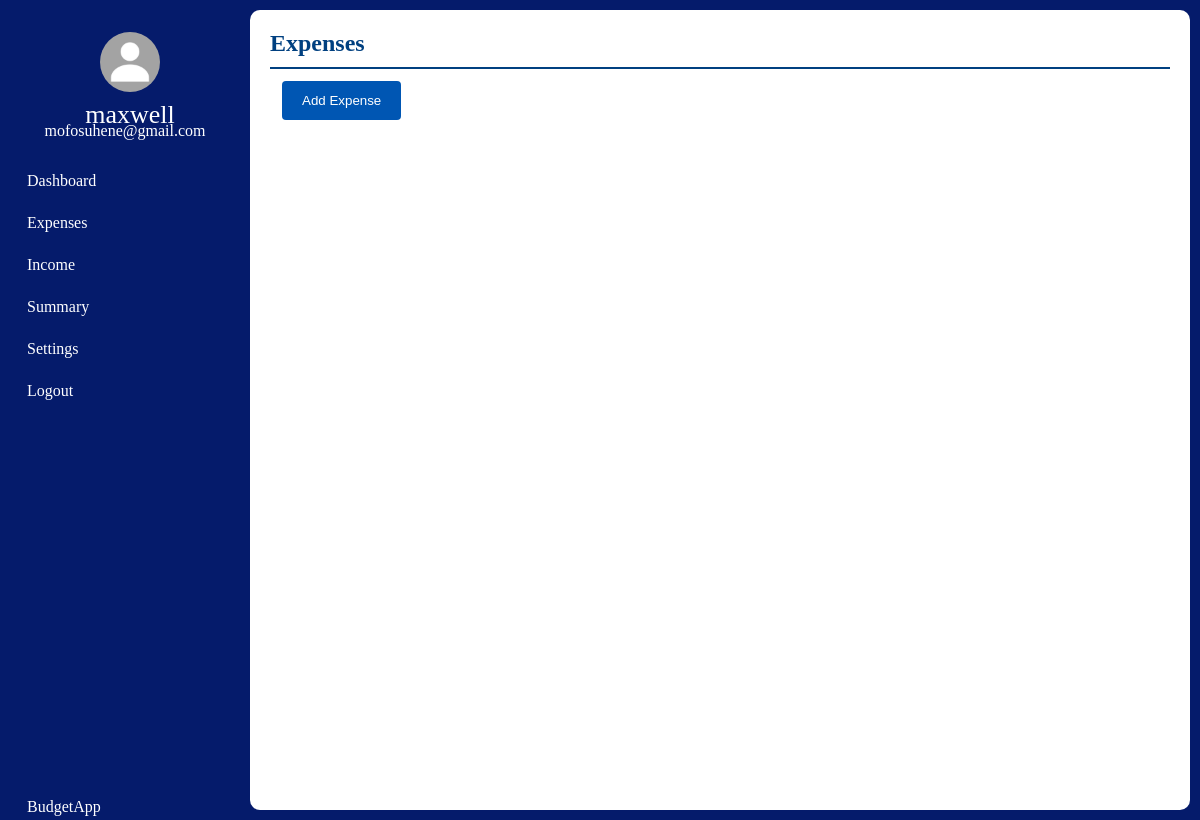
Page /expenses/1 on the earlier database version.
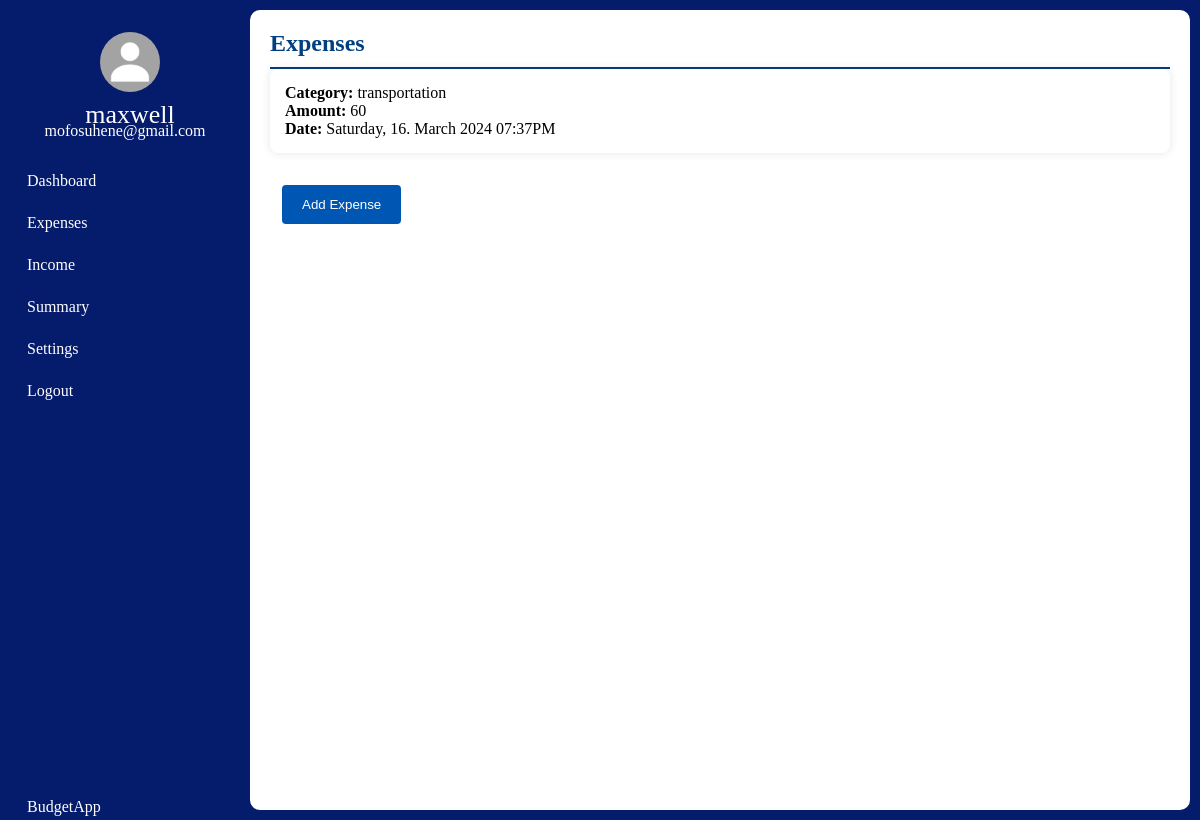
Same page on the later database version.
### tables this page shows
CREATE TABLE Expenses(
                id INTEGER PRIMARY KEY AUTOINCREMENT,
                Category TEXT NOT NULL,
                Expense INTEGER NOT NULL,
                Date TEXT NOT NULL,
                MonthAndYear TEXT NOT NULL,
                DayOfWeek TEXT NOT NULL,
                User_id INTEGER ,
                FOREIGN KEY (User_id) REFERENCES User (id)
                );

### app.py (the view)
@app.get("/expenses/<int:id>")
def expenses(id):
    db_connection = get_db()
    cursor = db_connection.cursor()
    cursor.execute("SELECT User_First_Name, User_Last_Name, User_Email FROM User WHERE id = ?", (id,))
    user_data = cursor.fetchone()
    first_name = user_data[0]
    user_email = user_data[2]
    entries = cursor.execute("SELECT User_First_Name,User_Email,Category, Expense, Date FROM Expenses JOIN User on Expenses.User_id == User.id WHERE User_id = ?", (id,))
    return render_template("expenses.html", id=id, entries=entries, first_name=first_name, user_email=user_email)

### app.py (called while the page is built)
def get_db():
    connection = sqlite3.connect(DATABASE)
    return connection

### templates/expenses.html (shortened to what this page needs)
<!DOCTYPE html>
<html lang="en">
<head>
    <link rel="stylesheet" href="{{ url_for('static', filename='css/expenses_style.css') }}">
</head>
<body>
  <nav class="nav-bar">
    <ul>
        <li>
            <a href="#" class="logo">
                <div class="user-profile">
                    <img src="{{ url_for('static', filename='images/MyPassportPicture.jpg') }}" alt=""/>
                    <span class="nav-item">
                    {{ first_name }}<br>
                    </span>
                    <span class="email">{{ user_email }}</span>
                </div>
            </a>
        </li>
        <li>
            <a href="/dashboard/{{id}}">
                <span class="nav-item menu">
                    Dashboard
                </span>
            </a>
        </li>
        <li>
            <a href="/expenses/{{id}}">
                <span class="nav-item active">
                    Expenses
                </span>
            </a>
        </li>
        <li>
            <a href="/income/{{id}}">
                <span class="nav-item menu">
                    Income
                </span>
            </a>
        </li>
        <li>
            <a href="/summary/{{id}}">
                <span class="nav-item menu">
                    Summary
                </span>
            </a>
        </li>
        <li>
            <a href="/settings/{{id}}">
                <span class="nav-item menu">
                    Settings
                </span>
            </a>
        </li>
        <li>
            <a href="{{ url_for('logout') }}">
                <span class="nav-item menu">
                    Logout
                </span>
            </a>
        </li>
        <li>
            <a href="/dashboard" class="applogo">
                <span class="nav-item">
                    BudgetApp
                </span>
            </a>
        </li>
    </ul>
</nav>
<section>
  <div class="white" id="add__section">
    <div class="title">
        <h2>Expenses</h2>
    </div>
    <ul>
      {% for entry in entries %}
      <li id="entries">
        <strong>Category: </strong>{{ entry[2] }} <br>
        <strong>Amount: </strong>{{ entry[3] }} <br>
        <strong>Date: </strong>{{ entry[4] }}</li>
        {% endfor %}
      </ul>
      <a href="/addexpenses/{{id}}">
        <div class="button-container">
          <button type="submit" class="custom-button">Add Expense</button>
        </div>
      </a>
    </div>
    </section>
</body>
</html>

Differences in the rows shown:
added Expenses: Category "transportation", Expense "60", Date "Saturday, 16. March 2024 07:37PM"
